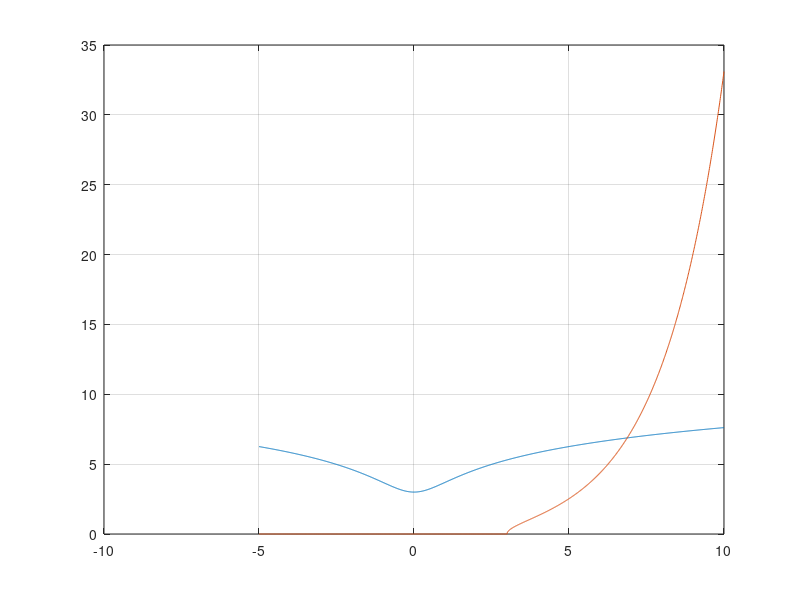

This chart was generated by the following MATLAB code:
% Fikspunktiterasjon
% Får en likning på formen f(x) = x. x er et fikspunkt for funksjonen f.

% Metoden: 
% 1. Velger xo
% 2. Itererer på x1 = f(x0), x2 = f(x1) osv. xn+1 = f(xn)
% Enten nærmer svaret seg en verdi, eller ikke! 

% Eksempel: 
% e^(x-3) = x^2 + 1
% x = +- sqrt(exp(x-3)-1) eller x = log(x^2+1) + 3

% xVektor
xVektor = -5:1e-2:10;

% Funksjonen som skal være lik x: 
funk1 = @(x) log(x.^2+1) + 3;    % eller: 
funk2 = @(x) sqrt(exp(x-3)-1);   % Viser seg at funk2 ikke nærmer seg en verdi.

% Plot som visualiserer nullpunkt
plot(xVektor, funk1(xVektor))       % Venstreside
grid on
hold on
plot(xVektor, funk2(xVektor))       % Høyreside
hold off                            % Leser av nullpunkt i nærheten av x = 7.

% Startverdi for x
x = 7;

% Tilordner den forrige x
xGml = x;

for n=1:10
    xGml = x;
    x = funk1(x)
    disp([n x abs(x-xGml)])     % [Antall it.   x   Feil]
    pause
end